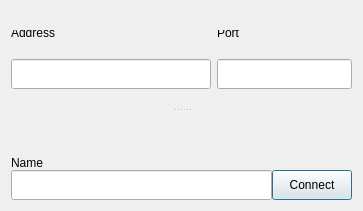
<?xml version="1.0" encoding="UTF-8"?>
<ui version="4.0">
 <class>Dialog</class>
 <widget class="QDialog" name="Dialog">
  <property name="windowModality">
   <enum>Qt::ApplicationModal</enum>
  </property>
  <property name="geometry">
   <rect>
    <x>0</x>
    <y>0</y>
    <width>363</width>
    <height>211</height>
   </rect>
  </property>
  <property name="windowTitle">
   <string>Dialog</string>
  </property>
  <property name="sizeGripEnabled">
   <bool>false</bool>
  </property>
  <property name="modal">
   <bool>true</bool>
  </property>
  <layout class="QVBoxLayout" name="verticalLayout_4">
   <item>
    <widget class="QSplitter" name="splitter">
     <property name="sizePolicy">
      <sizepolicy hsizetype="Expanding" vsizetype="Expanding">
       <horstretch>0</horstretch>
       <verstretch>0</verstretch>
      </sizepolicy>
     </property>
     <property name="orientation">
      <enum>Qt::Vertical</enum>
     </property>
     <widget class="QWidget" name="layoutWidget">
      <layout class="QHBoxLayout" name="horizontalLayout_2">
       <item>
        <layout class="QVBoxLayout" name="verticalLayout">
         <property name="spacing">
          <number>0</number>
         </property>
         <property name="topMargin">
          <number>0</number>
         </property>
         <item>
          <widget class="QLabel" name="label">
           <property name="sizePolicy">
            <sizepolicy hsizetype="Preferred" vsizetype="Minimum">
             <horstretch>0</horstretch>
             <verstretch>0</verstretch>
            </sizepolicy>
           </property>
           <property name="maximumSize">
            <size>
             <width>16777215</width>
             <height>10</height>
            </size>
           </property>
           <property name="layoutDirection">
            <enum>Qt::LeftToRight</enum>
           </property>
           <property name="text">
            <string>Address</string>
           </property>
           <property name="alignment">
            <set>Qt::AlignBottom|Qt::AlignLeading|Qt::AlignLeft</set>
           </property>
           <property name="wordWrap">
            <bool>false</bool>
           </property>
          </widget>
         </item>
         <item>
          <widget class="QLineEdit" name="address">
           <property name="sizePolicy">
            <sizepolicy hsizetype="Expanding" vsizetype="Minimum">
             <horstretch>0</horstretch>
             <verstretch>0</verstretch>
            </sizepolicy>
           </property>
           <property name="minimumSize">
            <size>
             <width>200</width>
             <height>0</height>
            </size>
           </property>
           <property name="maximumSize">
            <size>
             <width>16777215</width>
             <height>30</height>
            </size>
           </property>
           <property name="maxLength">
            <number>500</number>
           </property>
          </widget>
         </item>
        </layout>
       </item>
       <item>
        <layout class="QVBoxLayout" name="verticalLayout_2">
         <property name="spacing">
          <number>0</number>
         </property>
         <property name="topMargin">
          <number>0</number>
         </property>
         <item>
          <widget class="QLabel" name="label_3">
           <property name="sizePolicy">
            <sizepolicy hsizetype="Preferred" vsizetype="Minimum">
             <horstretch>0</horstretch>
             <verstretch>0</verstretch>
            </sizepolicy>
           </property>
           <property name="maximumSize">
            <size>
             <width>16777215</width>
             <height>10</height>
            </size>
           </property>
           <property name="text">
            <string>Port</string>
           </property>
           <property name="scaledContents">
            <bool>false</bool>
           </property>
           <property name="alignment">
            <set>Qt::AlignBottom|Qt::AlignLeading|Qt::AlignLeft</set>
           </property>
          </widget>
         </item>
         <item>
          <widget class="QLineEdit" name="port">
           <property name="sizePolicy">
            <sizepolicy hsizetype="Expanding" vsizetype="Minimum">
             <horstretch>0</horstretch>
             <verstretch>0</verstretch>
            </sizepolicy>
           </property>
           <property name="minimumSize">
            <size>
             <width>0</width>
             <height>30</height>
            </size>
           </property>
           <property name="maximumSize">
            <size>
             <width>16777215</width>
             <height>30</height>
            </size>
           </property>
           <property name="inputMethodHints">
            <set>Qt::ImhDigitsOnly</set>
           </property>
           <property name="maxLength">
            <number>200</number>
           </property>
          </widget>
         </item>
        </layout>
       </item>
      </layout>
     </widget>
     <widget class="QWidget" name="layoutWidget">
      <layout class="QVBoxLayout" name="verticalLayout_3">
       <property name="spacing">
        <number>0</number>
       </property>
       <property name="topMargin">
        <number>0</number>
       </property>
       <item>
        <widget class="QLabel" name="label_2">
         <property name="text">
          <string>Name</string>
         </property>
         <property name="alignment">
          <set>Qt::AlignBottom|Qt::AlignLeading|Qt::AlignLeft</set>
         </property>
        </widget>
       </item>
       <item>
        <layout class="QHBoxLayout" name="horizontalLayout">
         <property name="spacing">
          <number>0</number>
         </property>
         <item>
          <widget class="QLineEdit" name="userName">
           <property name="maximumSize">
            <size>
             <width>16777215</width>
             <height>30</height>
            </size>
           </property>
          </widget>
         </item>
         <item>
          <widget class="QPushButton" name="pushButton">
           <property name="maximumSize">
            <size>
             <width>16777215</width>
             <height>30</height>
            </size>
           </property>
           <property name="text">
            <string>Connect</string>
           </property>
          </widget>
         </item>
        </layout>
       </item>
      </layout>
     </widget>
    </widget>
   </item>
  </layout>
 </widget>
 <resources/>
 <connections/>
 <slots>
  <slot>connectPressed()</slot>
 </slots>
</ui>
